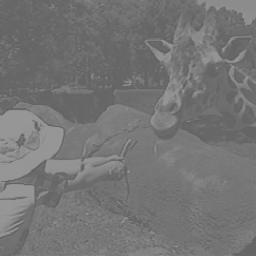
#> input picture week4/giraffe.jpg, 256 x 256 px
$ python contrast.py
#> lines starting #> are read from the running program, lines starting #| are printed output that depends on the picture
import cv2 as cv
import numpy as np
import matplotlib.pyplot as plt

img = cv.imread('giraffe.jpg',0)
#> img is the input picture: shape (256, 256); min 89, max 163, mean 116.8
cv.imshow("Original",img)

row = img.shape[0]
#> row = 256
col = img.shape[1]
#> col = 256
# zeros array stores the stretched image
cont = np.zeros((row,col),dtype = 'uint8')
minimg = np.min(img)
#> minimg = 89
maximg = np.max(img)
#> maximg = 163

# contrast stretching
for i in range(row):
    for j in range(col):
       cont[i,j] = 255*(img[i,j]-minimg)/(maximg-minimg)
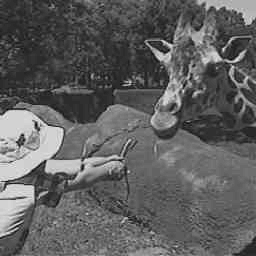
#> cont: shape (256, 256); min 0, max 255, mean 95.2

# Modified contrast stretching
# percentile at 1% and 99%
mod_cont = np.zeros((row,col),dtype = 'uint8')
minimg = np.percentile(img,1)
#> minimg = 99
maximg = np.percentile(img,99)
#> maximg = 151
for i in range(row):
    for j in range(col):
       mod_cont[i,j] = 255*(img[i,j]-minimg)/(maximg-minimg)
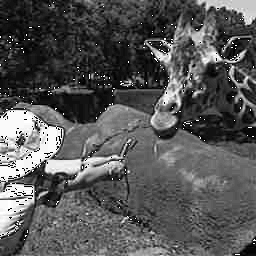
#> mod_cont: shape (256, 256); min 0, max 255, mean 86.6


# Displat the stretched image
cv.imshow('Contrast Stretching',cont)
cv.imshow('Modified Contrast Stretching',mod_cont)
cv.waitKey(0)

plt.subplot(221)
plt.hist(img.ravel(),256,[0,256])
plt.title("Histogram of original image")

plt.subplot(222)
plt.hist(cont.ravel(),256,[0,256])
plt.title("Histogram from contrast stretching")

plt.subplot(223)
plt.hist(mod_cont.ravel(),256,[0,256])
plt.title("Histogram from modified contrast stretching")

plt.subplot(224)
plt.hist(img.ravel(),256,[0,256],color="g")
plt.hist(cont.ravel(),256,[0,256],color="black")
plt.hist(mod_cont.ravel(),256,[0,256],color="r")
plt.title("Comparision before and after")
plt.legend(["original",'contrast','modified'])

plt.show()
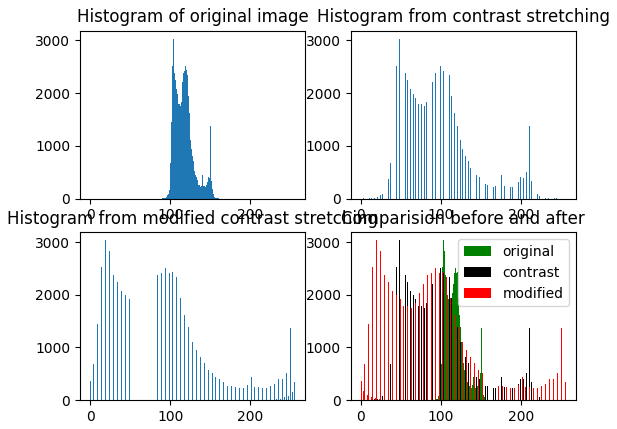
#> figure drawn by matplotlib, 4 panels; panel 1: tallest bar 3035 high, from x = 103 to 104; panel 2: tallest bar 3035 high, from x = 48 to 49; panel 3: tallest bar 3035 high, from x = 19 to 20; panel 4: tallest bar 3035 high, from x = 103 to 104
